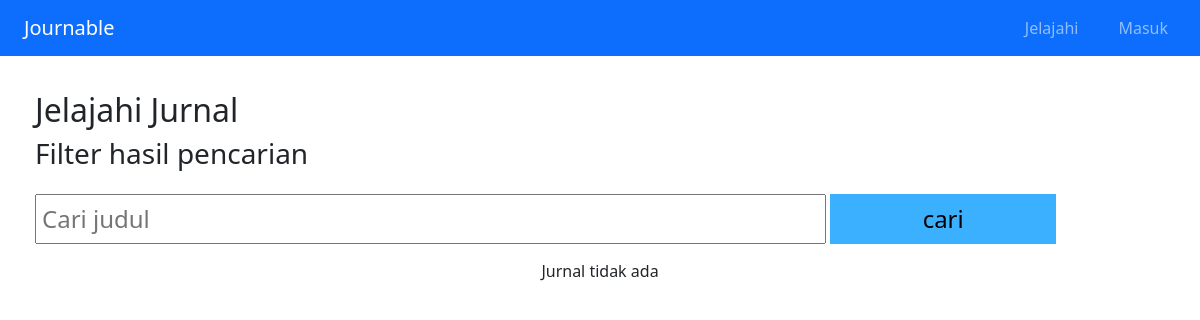
Before: /browse.php with the older database file.
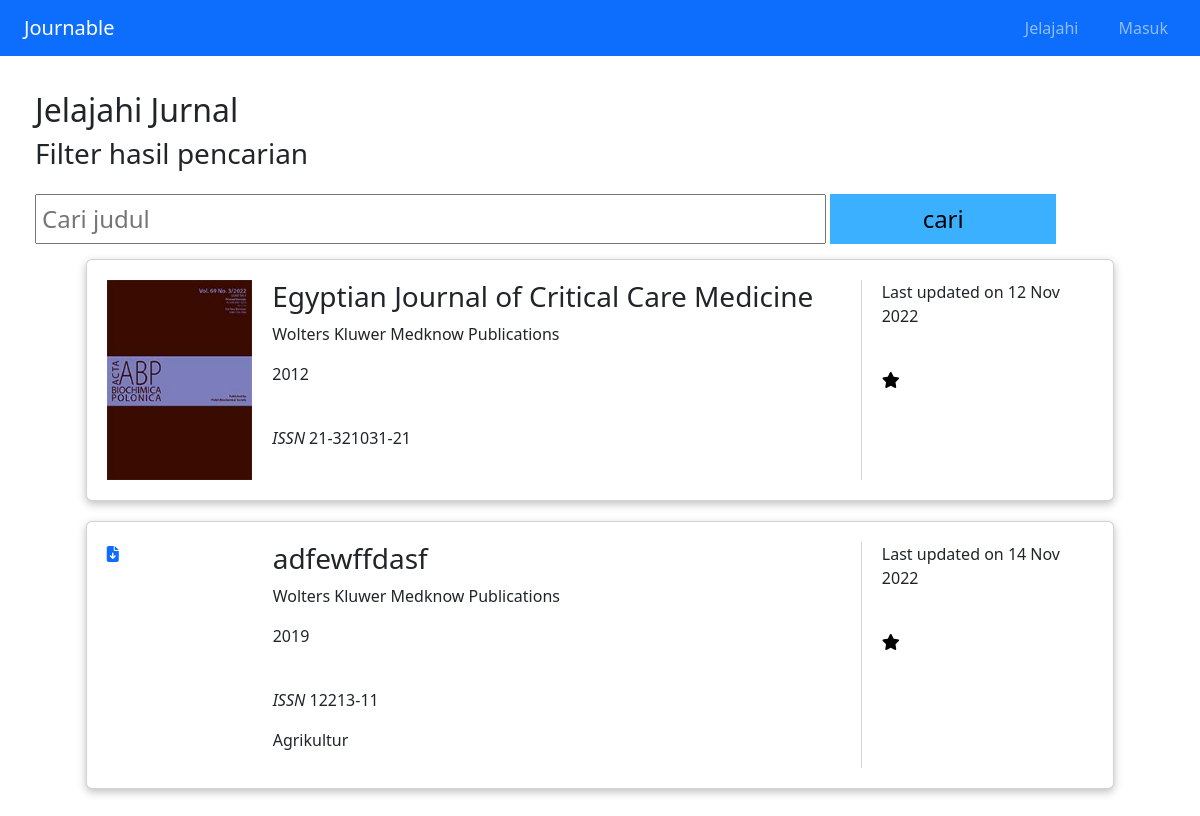
After: the same page with the newer database file.
### tables this page shows
CREATE TABLE `journal` (
  `id` int(10) UNSIGNED NOT NULL,
  `id_publisher` int(10) UNSIGNED NOT NULL,
  `title` varchar(255) NOT NULL,
  `published_date` year(4) NOT NULL,
  `category` varchar(64) DEFAULT NULL,
  `last_updated` datetime DEFAULT NULL,
  `issn` varchar(20) NOT NULL,
  `cover_filename` varchar(255) DEFAULT NULL,
  `journal_filename` varchar(255) DEFAULT NULL
);

CREATE TABLE `publisher` (
  `id` int(10) UNSIGNED NOT NULL,
  `name` varchar(100) NOT NULL,
  `email` varchar(255) NOT NULL,
  `password` varchar(255) NOT NULL,
  `username` varchar(64) DEFAULT NULL
);

### browse.php (the view, shortened to what this page needs)
<!DOCTYPE html>
<html lang="en">
<head>
    <link rel="stylesheet" href="../stylesheet/style-header-footer.css"/>
    <link rel="stylesheet" href="users/stylesheet/browse.css"/>
    <link rel="stylesheet" href="https://cdnjs.cloudflare.com/ajax/libs/font-awesome/6.2.0/css/all.min.css"
/>
    <link href="https://cdn.jsdelivr.net/npm/bootstrap@5.2.3/dist/css/bootstrap.min.css" rel="stylesheet" />
</head>
<body>
<?php
include('includes/header.php');
?>
<div class="all-container">
    <h2>Jelajahi Jurnal</h2>
    <aside class="filter">
        <h3>Filter hasil pencarian</h3>
        <div class="searching">
            <form action="" method="get">
                <input type="text" name="search" placeholder="Cari judul" class="search">
                <input type="submit" name="submit" value="cari" class="cari">
            </form>
        </div>
    </aside>
    <main>
        <ul class="search-results">
            <?php
            require "php/config.php";
            if (isset($_GET['submit'])) {
                $search = $_GET['search'];
                $query = mysqli_query(
                    $db,
                    "SELECT journal.id,
                            title,
                            issn,
                            published_date,
                            category,
                            last_updated,
                            cover_filename,
                            journal_filename,
                            publisher.name
                    FROM journal
                    JOIN publisher ON journal.id_publisher = publisher.id
                    WHERE title LIKE '%$search%'"
                );
            } else {
                $query = mysqli_query(
                    $db,
                    "SELECT journal.id,
                            title,
                            issn,
                            published_date,
                            category,
                            last_updated,
                            cover_filename,
                            journal_filename,
                            publisher.name
                    FROM journal
                    JOIN publisher ON journal.id_publisher = publisher.id"
                );
            }
            $cek = mysqli_num_rows($query);
            if (empty($cek)) {
                echo "Jurnal tidak ada";
            }
            while ($row = mysqli_fetch_assoc($query)) {
                ?>
                <li class="card">
                    <?php
                    $journal_filename = $row['journal_filename'];
                    $cover_filename = $row['cover_filename'];
                    if (!$journal_filename) {
                        $journal_filename = '#';
                    }
                    if ($cover_filename) {
                        $title = $row['title'];
                        echo "<a href='../publisher/$journal_filename'>
                            <img src = '../publisher/$cover_filename' alt = 'Cover $title' height = '200px'>
                        </a>";
                    } else {
                        echo "<a href='$journal_filename'>
                            <div style='height: 200px; width: 146px'>
                                <i class='fa-solid fa-file-arrow-down'></i>
                            </div>
                        </a>";
                    }
                    ?>
                    <div class="search-result-main">
                        <h3><?= $row['title'] ?></h3>
                        <p><?= $row['name'] ?></p>
                        <p><?= $row['published_date'] ?></p>
                        <br>
                        <p><i>ISSN </i><?= $row['issn'] ?></p>
                        <p><?= $row['category'] ?></p>
                    </div>
                    <aside class="search-result-aside">
                        <p>Last updated on <?= date('d M Y', strtotime($row['last_updated'])); ?></p>
                        <br>
                        <a href="loginUser.php?id=<?= $row['id'] ?>" class="icon-class"
                           style="text-decoration: none; color: black;"><i
                           class="fa-solid fa-star" style="display: inline-block;"></i></a>
                    </aside>
                </li>
                <?php
            }
            ?>
        </ul>
    </main>
</div>
</body>
</html>

Changed rows visible on the page:
added journal: cover_filename (picture), title "Egyptian Journal of Critical Care Medicine", id_publisher.name "Wolters Kluwer Medknow Publications", published_date "2012", issn "21-321031-21", last_updated "12 Nov 2022"
added journal: title "adfewffdasf", id_publisher.name "Wolters Kluwer Medknow Publications", published_date "2019", issn "12213-11", category "Agrikultur", last_updated "14 Nov 2022"
Other visible differences:
text no longer shown: "Jurnal tidak ada"
